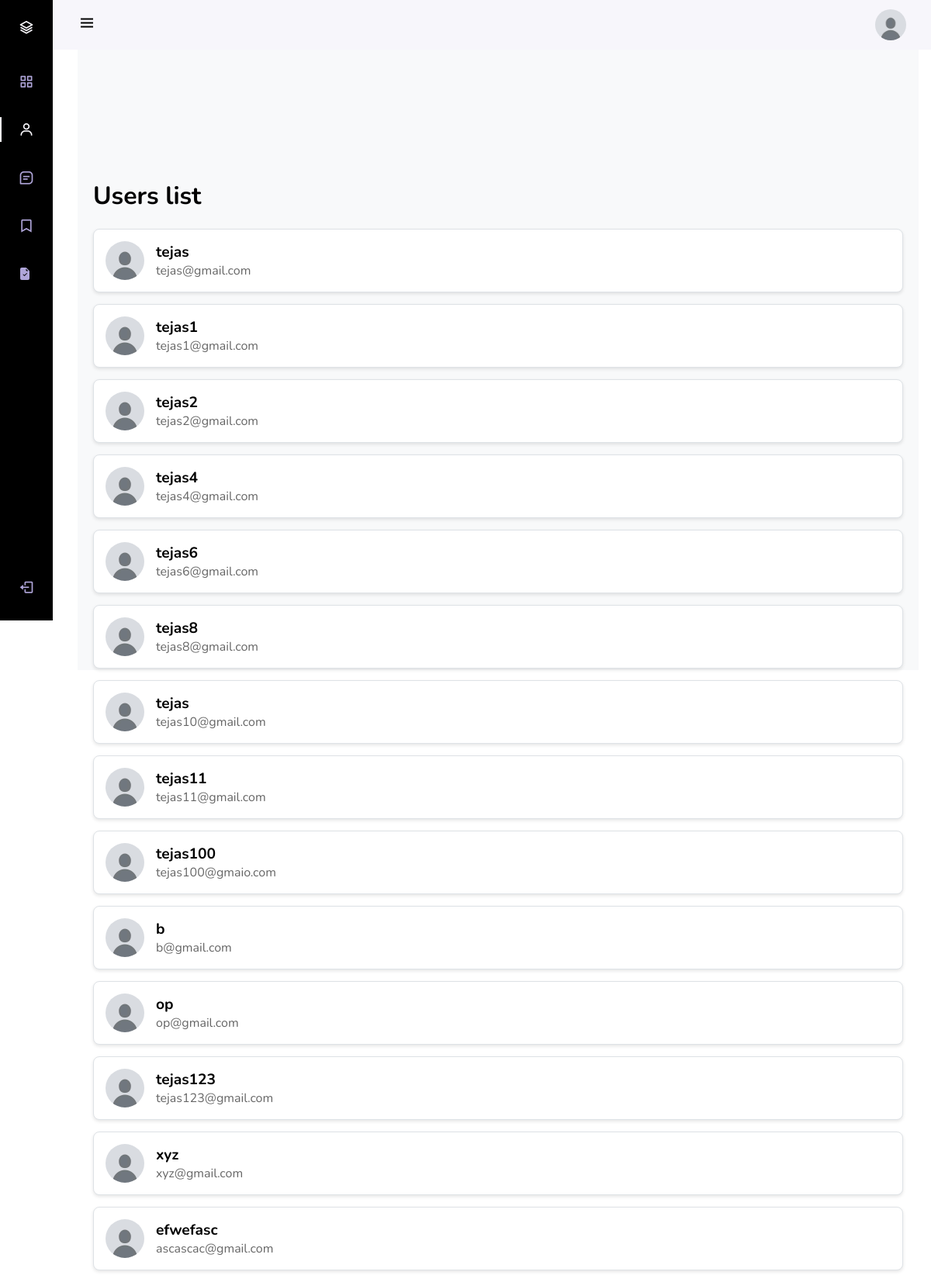
Page /admin/user.php (signed in) on the committed database.
### tables this page shows
CREATE TABLE `users` (
  `uid` int(11) NOT NULL,
  `name` varchar(50) NOT NULL,
  `email` varchar(100) NOT NULL,
  `password` varchar(255) NOT NULL,
  `image` varchar(255) DEFAULT NULL
);

### admin/user.php (the view, shortened to what this page needs)
<?PHP
require('../config.php');
$aid = $_SESSION['aid'];
if ($aid) {
?>
    <!DOCTYPE html>
    <html lang="en">
    <head>
        <link
            rel="stylesheet"
            href="https://cdnjs.cloudflare.com/ajax/libs/font-awesome/5.15.4/css/all.min.css" />
        <link
            href="https://unpkg.com/boxicons@2.1.2/css/boxicons.min.css"
            rel="stylesheet" />
        <link rel="stylesheet" href="css/user.css" />
    </head>
    <body id="body-pd">
        <header class="header" id="header">
            <div class="header_toggle">
                <i class="bx bx-menu" id="header-toggle"></i>
            </div>
            <div class="header_img">
                <img src="<?PHP echo $_SESSION['img'] ?>" alt="" />
            </div>
        </header>
        <div class="l-navbar" id="nav-bar">
            <nav class="nav">
                <div>
                    <a href="index.php" class="nav_logo">
                        <i class="bx bx-layer nav_logo-icon"></i>
                    </a>
                    <div class="nav_list">
                        <a href="index.php" class="nav_link ">
                            <i class="bx bx-grid-alt nav_icon"></i>
                        </a>
                        <a href="user.php" class="nav_link active">
                            <i class="bx bx-user nav_icon"></i>
                        </a>
                        <a href="coment_list.php" class="nav_link">
                            <i class="bx bx-message-square-detail nav_icon"></i>
                        </a>
                        <a href="like.php" class="nav_link">
                            <i class="bx bx-bookmark nav_icon"></i>
                        </a>
                        <a href="blog.php" class="nav_link">
                        </a>
                    </div>
                </div>
                <a href="logout.php" class="nav_link">
                    <i class="bx bx-log-out nav_icon"></i>
                </a>
            </nav>
        </div>
        <div class="height-100 bg-light">
            <?PHP
            $user = $conn->query("SELECT * FROM `users`");
            $result = $user->fetch_all(MYSQLI_ASSOC);
            ?>
            <div class="user-list">
                <h1 style="padding-top: 934px;">Users list</h1>
                <?php foreach ($result as $res) { ?>
                    <div class="user-card">
                        <img src="../<?PHP echo $res['image'] ?>" alt="User Image" class="user-image">
                        <div class="user-info">
                            <h3><?PHP echo $res['name'] ?></h3>
                            <p><?PHP echo $res['email'] ?></p>
                        </div>
                    </div>
                <?PHP } ?>
            </div>
        </div>
    </body>
    </html>
<?PHP
} else {
    header("location:sign-in.php");
}
?>

### admin/css/user.css (style rules this page uses)
:root { --header-height: 3rem; --nav-width: 68px; --first-color: #000000; --first-color-light: #afa5d9; --white-color: #f7f6fb; --body-font: "Nunito", sans-serif; --normal-font-size: 1rem; --z-fixed: 100; }
body { position: relative; margin: var(--header-height) 0 0 0; padding: 0 1rem; font-family: var(--body-font); font-size: var(--normal-font-size); transition: 0.5s; }
a { text-decoration: none; }
.header { width: 100%; height: var(--header-height); position: fixed; top: 0; left: 0; display: flex; align-items: center; justify-content: space-between; padding: 0 1rem; background-color: var(--white-color); z-index: var(--z-fixed); transition: 0.5s; }
.header_toggle { color: var(--first-color); font-size: 1.5rem; cursor: pointer; }
.header_img { width: 35px; height: 35px; display: flex; justify-content: center; border-radius: 50%; overflow: hidden; }
.header_img img { width: 40px; }
.l-navbar { position: fixed; top: 0; left: -30%; width: var(--nav-width); height: 100vh; background-color: var(--first-color); padding: 0.5rem 1rem 0 0; transition: 0.5s; z-index: var(--z-fixed); }
.nav { height: 100%; display: flex; flex-direction: column; justify-content: space-between; overflow: hidden; }
.nav_logo, .nav_link { display: grid; grid-template-columns: max-content max-content; align-items: center; column-gap: 1rem; padding: 0.5rem 0 0.5rem 1.5rem; }
.nav_logo { margin-bottom: 2rem; }
.nav_logo-icon { font-size: 1.25rem; color: var(--white-color); }
.nav_link { position: relative; color: var(--first-color-light); margin-bottom: 1.5rem; transition: 0.3s; }
.nav_icon { font-size: 1.25rem; }
.active { color: var(--white-color); }
.active::before { content: ""; position: absolute; left: 0; width: 2px; height: 32px; background-color: var(--white-color); }
.height-100 { height: 100vh; }
.height-100 { min-height: calc(100vh - 60px); padding: 20px; background-color: #f8f9fa; display: flex; justify-content: center; align-items: flex-start; flex-direction: column; }
.user-list { width: 100%; }
.user-card { display: flex; align-items: center; background-color: #ffffff; border: 1px solid #dee2e6; border-radius: 8px; padding: 15px; margin-bottom: 15px; box-shadow: 0 2px 4px rgba(0, 0, 0, 0.1); transition: transform 0.2s; }
.user-image { width: 50px; height: 50px; border-radius: 50%; margin-right: 15px; }
.user-info h3 { margin: 0; font-size: 1.2em; }
.user-info p { margin: 0; color: #666; }
@media screen and (min-width: 768px) { body { margin: calc(var(--header-height) + 1rem) 0 0 0; padding-left: calc(var(--nav-width) + 2rem); } }
@media screen and (min-width: 768px) { .header { height: calc(var(--header-height) + 1rem); padding: 0 2rem 0 calc(var(--nav-width) + 2rem); } }
@media screen and (min-width: 768px) { .header_img { width: 40px; height: 40px; } }
@media screen and (min-width: 768px) { .header_img img { width: 45px; } }
@media screen and (min-width: 768px) { .l-navbar { left: 0; padding: 1rem 1rem 0 0; } }

### rows in the picture
users: image (placeholder picture), name "tejas", email "tejas@gmail.com"
users: image (placeholder picture), name "tejas1", email "tejas1@gmail.com"
users: image (placeholder picture), name "tejas2", email "tejas2@gmail.com"
users: image (placeholder picture), name "tejas4", email "tejas4@gmail.com"
users: image (placeholder picture), name "tejas6", email "tejas6@gmail.com"
users: image (placeholder picture), name "tejas8", email "tejas8@gmail.com"
users: image (placeholder picture), name "tejas", email "tejas10@gmail.com"
users: image (placeholder picture), name "tejas11", email "tejas11@gmail.com"
users: image (placeholder picture), name "tejas100", email "tejas100@gmaio.com"
users: image (placeholder picture), name "b", email "b@gmail.com"
users: image (placeholder picture), name "op", email "op@gmail.com"
users: image (placeholder picture), name "tejas123", email "tejas123@gmail.com"
users: image (placeholder picture), name "xyz", email "xyz@gmail.com"
users: image (placeholder picture), name "efwefasc", email "ascascac@gmail.com"
